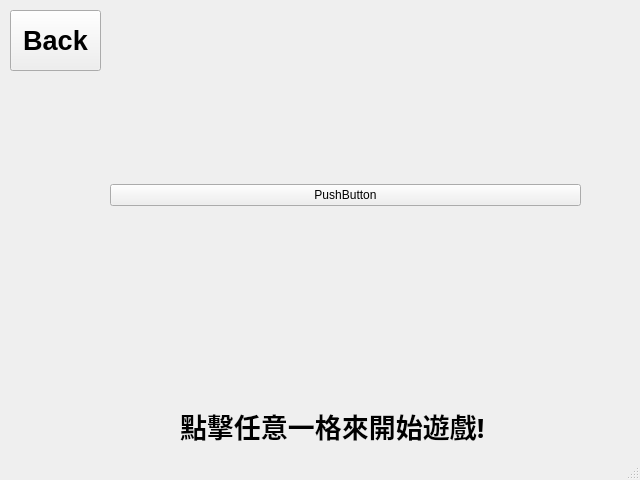
<?xml version="1.0" encoding="UTF-8"?>
<ui version="4.0">
 <class>MainWindow</class>
 <widget class="QMainWindow" name="MainWindow">
  <property name="geometry">
   <rect>
    <x>0</x>
    <y>0</y>
    <width>640</width>
    <height>480</height>
   </rect>
  </property>
  <property name="windowTitle">
   <string>MainWindow</string>
  </property>
  <widget class="QWidget" name="centralwidget">
   <widget class="QPushButton" name="buttonBack">
    <property name="geometry">
     <rect>
      <x>10</x>
      <y>10</y>
      <width>91</width>
      <height>61</height>
     </rect>
    </property>
    <property name="font">
     <font>
      <pointsize>20</pointsize>
      <weight>75</weight>
      <bold>true</bold>
     </font>
    </property>
    <property name="text">
     <string>Back</string>
    </property>
   </widget>
   <widget class="QLabel" name="labelHint">
    <property name="geometry">
     <rect>
      <x>180</x>
      <y>400</y>
      <width>321</width>
      <height>51</height>
     </rect>
    </property>
    <property name="font">
     <font>
      <family>微軟正黑體</family>
      <pointsize>20</pointsize>
      <weight>75</weight>
      <bold>true</bold>
     </font>
    </property>
    <property name="layoutDirection">
     <enum>Qt::LeftToRight</enum>
    </property>
    <property name="text">
     <string>點擊任意一格來開始遊戲!</string>
    </property>
    <property name="wordWrap">
     <bool>false</bool>
    </property>
   </widget>
   <widget class="QWidget" name="gridLayoutWidget">
    <property name="geometry">
     <rect>
      <x>110</x>
      <y>10</y>
      <width>471</width>
      <height>371</height>
     </rect>
    </property>
    <layout class="QGridLayout" name="gridLayout">
     <item row="0" column="0">
      <widget class="QPushButton" name="buttonDynamic">
       <property name="text">
        <string>PushButton</string>
       </property>
      </widget>
     </item>
    </layout>
   </widget>
  </widget>
  <widget class="QStatusBar" name="statusbar"/>
 </widget>
 <resources/>
 <connections/>
</ui>
